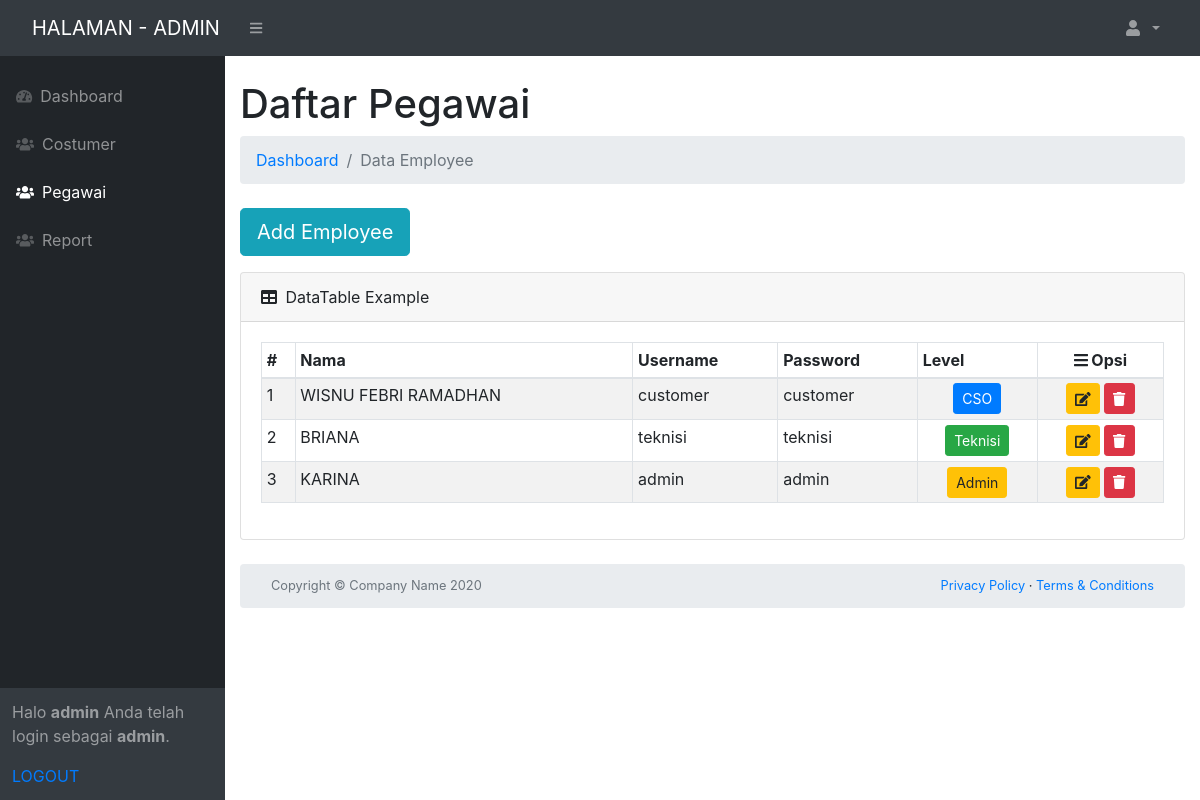
Screenshot of /on-admin/halaman-admin.php (signed in) with the database file from the repository.
### tables this page shows
CREATE TABLE `users` (
  `id_user` int(11) NOT NULL,
  `nama` varchar(255) NOT NULL,
  `username` varchar(255) NOT NULL,
  `password` varchar(255) NOT NULL,
  `level` varchar(20) NOT NULL
);

### on-admin/halaman-admin.php (the view, shortened to what this page needs)
<?php
include('/opt/lampp/htdocs/simAsus/config.php');
?>
<!DOCTYPE html>
<html lang="en">
<head>
    <link href="css/styles.css" rel="stylesheet" />
    <link rel="stylesheet" href="https://stackpath.bootstrapcdn.com/bootstrap/4.1.3/css/bootstrap.min.css"
>
</head>
<body class="sb-nav-fixed">
    <nav class="sb-topnav navbar navbar-expand navbar-dark bg-dark">
        <a class="navbar-brand" href="#">HALAMAN - ADMIN</a>
        <button class="btn btn-link btn-sm order-1 order-lg-0" id="sidebarToggle" href="#">
            <i class="fas fa-bars">
            </i>
        </button>
        <ul class="navbar-nav ml-auto ml-auto mr-0 mr-md-3 my-2 my-md-0">
            <li class="nav-item dropdown">
                <a class="nav-link dropdown-toggle" id="userDropdown" href="#" role="button" data-toggle="dropdown"
                    aria-haspopup="true" aria-expanded="false">
                    <i class="fas fa-user fa-fw">
                    </i>
                </a>
            </li>
        </ul>
    </nav>
    <div id="layoutSidenav">
        <div id="layoutSidenav_nav">
            <nav class="sb-sidenav accordion sb-sidenav-dark" id="sidenavAccordion">
                <div class="sb-sidenav-menu">
                    <div class="nav">
                        <a class="nav-link" href="../homeAdmin.php">
                            <div class="sb-nav-link-icon">
                                <i class="fas fa-tachometer-alt">
                                </i>
                            </div>
                            Dashboard
                        </a>
                        <a class="nav-link" href="customer-admin.php">
                            <div class="sb-nav-link-icon">
                                <i class="fas fa-users">
                                </i>
                            </div>
                            Costumer
                        </a>
                        <a class="nav-link" href="halaman-admin.php">
                            <div class="sb-nav-link-icon">
                                <i class="fas fa-users">
                                </i>
                            </div>
                            Pegawai
                        </a>
                        <a class="nav-link" href="../pelaporan.php">
                            <div class="sb-nav-link-icon">
                                <i class="fas fa-users">
                                </i>
                            </div>
                            Report
                        </a>
                    </div>
                </div>
                <div class="sb-sidenav-footer">
                    <p>Halo <b><?php echo $_SESSION['username']; ?></b> Anda telah login sebagai
                        <b><?php echo $_SESSION['level']; ?></b>.</p>
                    <a href="logout.php">LOGOUT</a>
                </div>
            </nav>
        </div>
        <div id="layoutSidenav_content">
            <main>
                <div class="container-fluid">
                    <h1 class="mt-4">Daftar Pegawai
                    </h1>
                    <ol class="breadcrumb mb-4">
                        <li class="breadcrumb-item">
                            <a href="#">Dashboard
                            </a>
                        </li>
                        <li class="breadcrumb-item active">Data Employee
                        </li>
                    </ol>
                    <div class="breadcrumb-item">
                        <button type="button" class="btn btn-info btn-lg" data-toggle="modal" data-target="#myModal">Add
                            Employee
                        </button>
                    </div>
                    <p>
                        <div class="card mb-4">
                            <div class="card-header">
                                <i class="fas fa-table mr-1">
                                </i>
                                DataTable Example
                            </div>
                            <div class="card-body">
                                <div class="table-responsive">
                                    <table class="table table-striped table-hover table-sm table-bordered">
                                        <thead>
                                            <tr>
                                                <th>#</th>
                                                <th>Nama</th>
                                                <th>Username</th>
                                                <th>Password</th>
                                                <th>Level</th>
                                                <th class="text-center"><i class="fa fa-bars"></i> Opsi</th>
                                            </tr>
                                        </thead>
                                        <tbody>
                                            <?php
                                            $sql = mysqli_query($koneksi, "SELECT * FROM users ORDER BY id_user DESC") or die(mysqli_error($koneksi));
                                            $no = 1;
                                            while ($data = mysqli_fetch_assoc($sql)) {
                                            ?>
                                            <tr>
                                                <td><?php echo "$no" ?></td>
                                                <td><?php echo "$data[nama]" ?></td>
                                                <td><?php echo "$data[username]" ?></td>
                                                <td><?php echo "$data[password]" ?></td>
                                                <td class="text-center">
                                                    <?php if ("$data[level]" == "cso") { ?>
                                                    <span class="btn btn-primary btn-sm">CSO</span>
                                                    <?php } elseif ("$data[level]" == "admin") { ?>
                                                    <span class="btn btn-warning btn-sm">Admin</span>
                                                    <?php } else { ?>
                                                    <span class="btn btn-success btn-sm">Teknisi</span>
                                                    <?php } ?>
                                                </td>
                                                <td class="text-center">
                                                    <a href="adminUpdate.php?id_user=<?php echo "$data[id_user]" ?>"
                                                        class="btn btn-warning btn-sm" data-toggle="modal"
                                                        data-target="#myModal2"><i class="fa fa-edit"></i></a>
                                                    <a href="adminDelete.php?id_user=<?php echo "$data[id_user]" ?>"
                                                        class="btn btn-danger btn-sm"
                                                        onclick="javascript: return confirm('Yakin ingin menghapus data ini?')"><i
                                                            class="fa fa-trash"></i></a>
                                                </td>
                                            </tr>
                                            <?php
                                                $no++;
                                            }
                                            ?>
                                    </table>
                                </div>
                            </div>
                        </div>
                    </p>
                    <footer class="breadcrumb mb-4">
                        <div class="container-fluid">
                            <div class="d-flex align-items-center justify-content-between small">
                                <div class="text-muted">Copyright &copy; Company Name 2020
                                </div>
                                <div>
                                    <a href="#">Privacy Policy
                                    </a>
                                    &middot;
                                    <a href="#">Terms &amp; Conditions
                                    </a>
                                </div>
                            </div>
                        </div>
                    </footer>
            </main>
        </div>
    </div>
</body>
</html>

### rows the page displays
users: nama "WISNU FEBRI RAMADHAN", username "customer", password "customer", level "CSO"
users: nama "BRIANA", username "teknisi", password "teknisi", level "Teknisi"
users: nama "KARINA", username "admin", password "admin", level "Admin"

### other values shown
$_SESSION['username'] "admin"
$_SESSION['level'] "admin"
